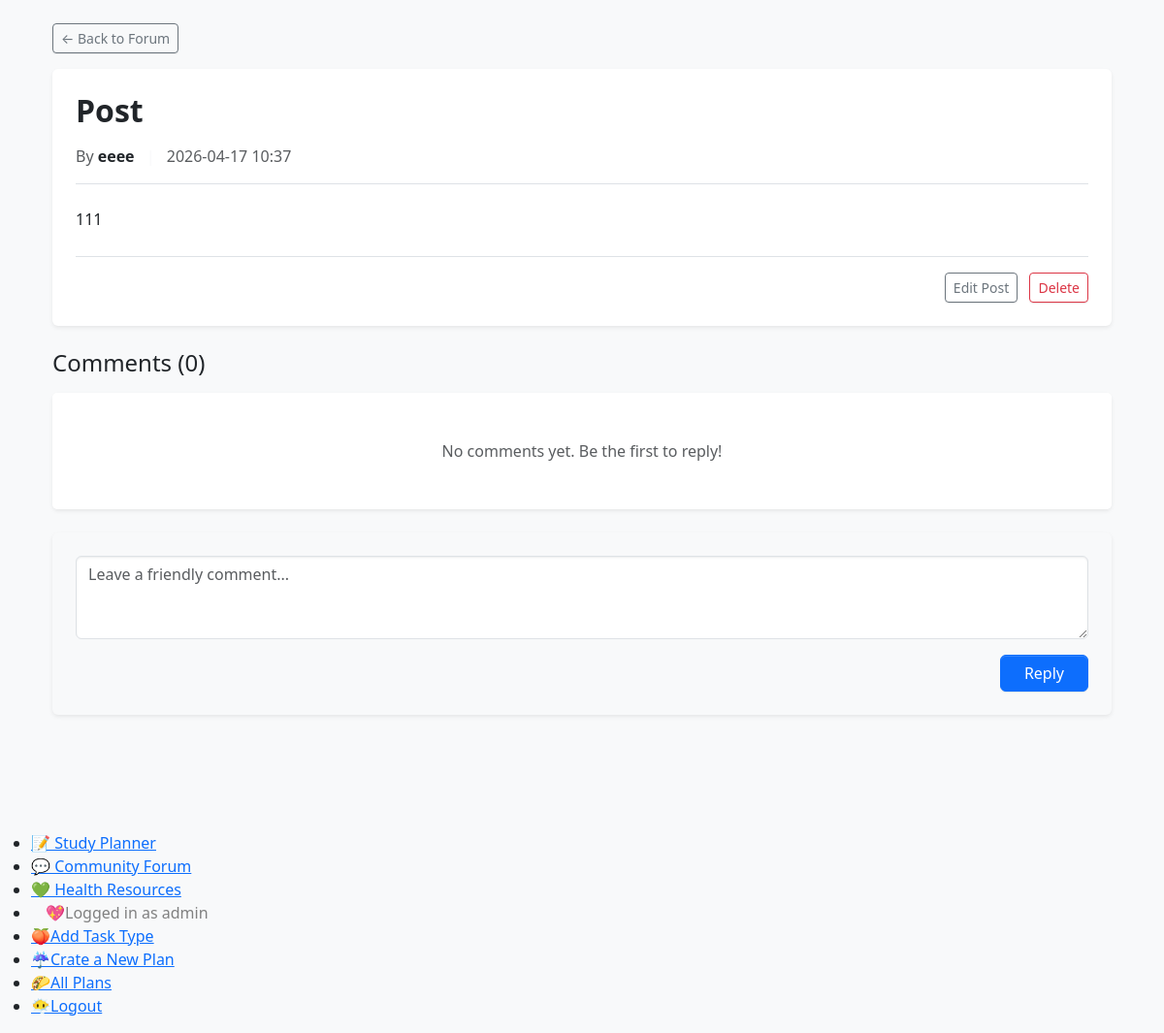
/post/3 (signed in), run on the app's committed database.
### app/models.py (models this page shows, shortened)
class Post(db.Model):
    id: so.Mapped[int] = so.mapped_column(primary_key=True)
    title: so.Mapped[str] = so.mapped_column(sa.String(256))
    body: so.Mapped[str] = so.mapped_column(sa.Text)
    timestamp: so.Mapped[datetime] = so.mapped_column(default=lambda: datetime.now(timezone.utc), index=True)
    author_id: Mapped[int] = mapped_column(sa.ForeignKey("user.id", ondelete="CASCADE"), nullable=False, index=True)
    author: Mapped[User] = relationship(back_populates="posts")
    comments: Mapped[list['Comment']] = relationship(back_populates="post", cascade="all, delete-orphan")

class User(db.Model, UserMixin):
    __tablename__='user'
    id: so.Mapped[int] = so.mapped_column(primary_key=True)
    username: so.Mapped[str] = so.mapped_column(sa.String(63), index=True, unique=True)
    email: so.Mapped[str] = so.mapped_column(sa.String(119), index=True, unique=True)
    password_hash: so.Mapped[Optional[str]] = so.mapped_column(sa.String(255))
    role: so.Mapped[str]=so.mapped_column(sa.String(255),default='normal',index=True)
    plan: Mapped[list['StudyPlan']] = relationship(back_populates="student", cascade="all, delete-orphan")
    posts: Mapped[list['Post']] = relationship(back_populates="author", cascade="all, delete-orphan")
    comments: Mapped[list['Comment']] = relationship(back_populates="author", cascade="all, delete-orphan")
    resources: Mapped[list['HealthResource']]=relationship(back_populates="admin", cascade="all, delete-orphan")

### app/routes.py (the view)
@app.route('/post/<int:post_id>', methods=['GET', 'POST'])
@login_required
def post_detail(post_id):
    post = Post.query.get_or_404(post_id)
    form = CommentForm()
    if form.validate_on_submit():
        comment = Comment(body=form.body.data, post=post, author=current_user)
        db.session.add(comment)
        db.session.commit()
        flash('Your comment has been published.')
        return redirect(url_for('post_detail', post_id=post.id))
    return render_template('post_detail.html', post=post, form=form)

### app/forms.py
class CommentForm(FlaskForm):
    body = TextAreaField('Leave a comment...', validators=[DataRequired()])
    submit = SubmitField('Reply')

### app/models.py (called while the page is built)
@login.user_loader
def load_user(id):
    return db.session.get(User, int(id))

### app/templates/post_detail.html (shortened to what this page needs)
{% extends "base.html" %}
{% block content %}
<div class="container mt-4">
    <a href="{{ url_for('forum') }}" class="btn btn-sm btn-outline-secondary mb-3">
        ← Back to Forum
    </a>
    <div class="card shadow-sm border-0 mb-4">
        <div class="card-body p-4">
            <h2 class="fw-bold mb-3 d-block">{{ post.title }}</h2>
            <div class="text-muted mb-4 pb-3 border-bottom">
                <span>By <strong class="text-dark">{{ post.author.username }}</strong></span>
                <span class="mx-2 text-light">|</span>
                <span>{{ post.timestamp.strftime('%Y-%m-%d %H:%M') }}</span>
            </div>
            <div class="card-text fs-6" style="white-space: pre-wrap; line-height: 1.6;">{{ post.body }}</div>
            {% if current_user.is_authenticated and (current_user == post.author or current_user.role == 'admin') %}
                <div class="mt-4 pt-3 border-top text-end">
                    <a href="{{ url_for('edit_post', post_id=post.id) }}" class="btn btn-sm btn-outline-secondary me-2">Edit Post</a>
                    <form action="{{ url_for('delete_post', post_id=post.id) }}" method="POST" class="d-inline" onsubmit="return confirm('Are you sure you want to delete this post? All comments will also be deleted.');">
                        <button type="submit" class="btn btn-sm btn-outline-danger">Delete</button>
                    </form>
                </div>
            {% endif %}
        </div>
    </div>
    <h4 class="mb-3">Comments ({{ post.comments|length }})</h4>
    <div class="card shadow-sm border-0 mb-4">
        <ul class="list-group list-group-flush">
            {% for comment in post.comments %}
                <li class="list-group-item p-4">
                    <div class="d-flex justify-content-between align-items-center mb-2">
                        <strong>{{ comment.author.username }}</strong>
                        <span class="text-muted small">{{ comment.timestamp.strftime('%Y-%m-%d %H:%M') }}</span>
                    </div>
                    <p class="mb-2" style="white-space: pre-wrap;">{{ comment.body }}</p>
                    {% if current_user.is_authenticated and (current_user == comment.author or current_user.role == 'admin') %}
                        <div class="text-end">
                            <a href="{{ url_for('edit_comment', comment_id=comment.id) }}" class="btn btn-sm btn-link text-secondary p-0 me-3 text-decoration-none">Edit</a>
                            <form action="{{ url_for('delete_comment', comment_id=comment.id) }}" method="POST" class="d-inline" onsubmit="return confirm('Delete this comment?');">
                                <input type="hidden" name="csrf_token" value="{{ csrf_token() }}">
                                <button type="submit" class="btn btn-sm btn-link text-danger p-0 text-decoration-none">Delete</button>
                            </form>
                        </div>
                    {% endif %}
                </li>
            {% else %}
                <li class="list-group-item p-5 text-center text-muted">
                    No comments yet. Be the first to reply!
                </li>
            {% endfor %}
        </ul>
    </div>
    <div class="card shadow-sm border-0 mb-5 bg-light">
        <div class="card-body p-4">
            <form action="" method="post" novalidate>
                <div class="mb-3">
                    {{ form.body(class="form-control", rows=3, placeholder="Leave a friendly comment...") }}
                </div>
                <div class="text-end">
                    {{ form.submit(class="btn btn-primary px-4") }}
                </div>
            </form>
        </div>
    </div>
</div>
{% endblock %}

### app/templates/base.html (shortened to what this page needs)
<!DOCTYPE html>
<html lang="en">
<head>
    <link rel="stylesheet" href="{{url_for("static", filename='css/adminlte.min.css')}}">
</head>
<body class="bg-light">
    <div class="container mt-4">
        <main>
            {% block content %}{% endblock %}
        </main>
    </div>
    <br>
    <br>
    <br>
    <section>
      <nav>
        <ul>
    <li><a href="{{ url_for('index') }}">📝 Study Planner</a> </li>
    <li><a href="{{ url_for('forum') }}">💬 Community Forum</a></li>
    <li><a href="{{ url_for('health') }}">💚 Health Resources</a></li>
    {% if current_user.is_anonymous %}
        <li><a href="{{ url_for('login') }}">🍉Login</a></li>
        <li><a href="{{ url_for('register') }}">🍏Register</a></li>
    {% else %}
        <li><span style="color: gray; margin-left: 15px;">💖Logged in as {{ current_user.username }}</span></li>
        <li><a href="{{ url_for('tasktype') }}">🍑Add Task Type</a></li>
        <li><a href="{{ url_for('create_plan') }}">☔️Crate a New Plan</a></li>
        <li><a href="{{ url_for('display_plan',status='all') }}">🌮All Plans</a></li>
        <li><a href="{{ url_for('logout') }}">😶‍🌫️Logout</a></li>
    {% endif %}
    </section>
</body>
</html>

### data on the page
Post: title "Post", timestamp "2026-04-17 10:37", body "111"
User: author.username "eeee"
User: username "admin"

### other printed values
{{ post.comments|length }} "0"
